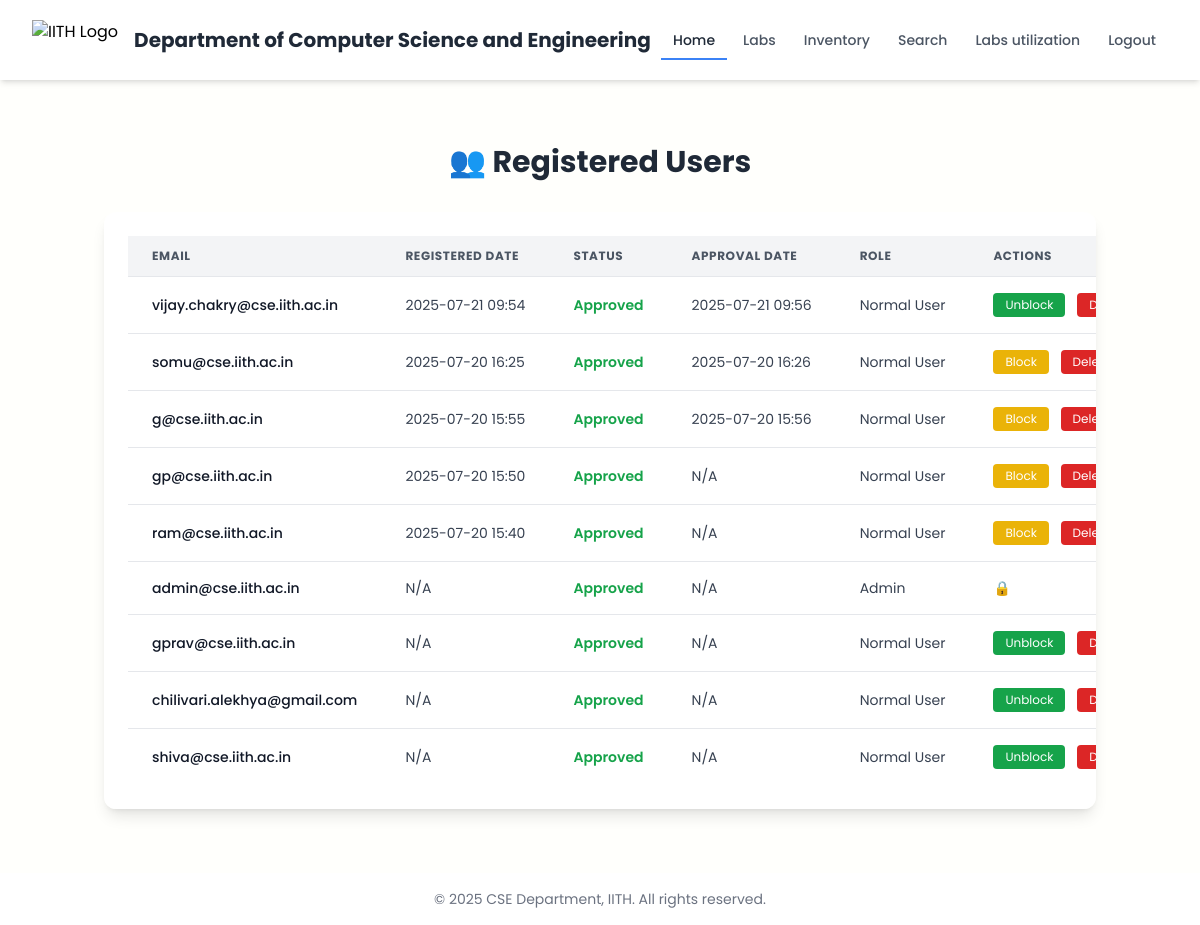
The app's page /registered_users (signed in), older data.
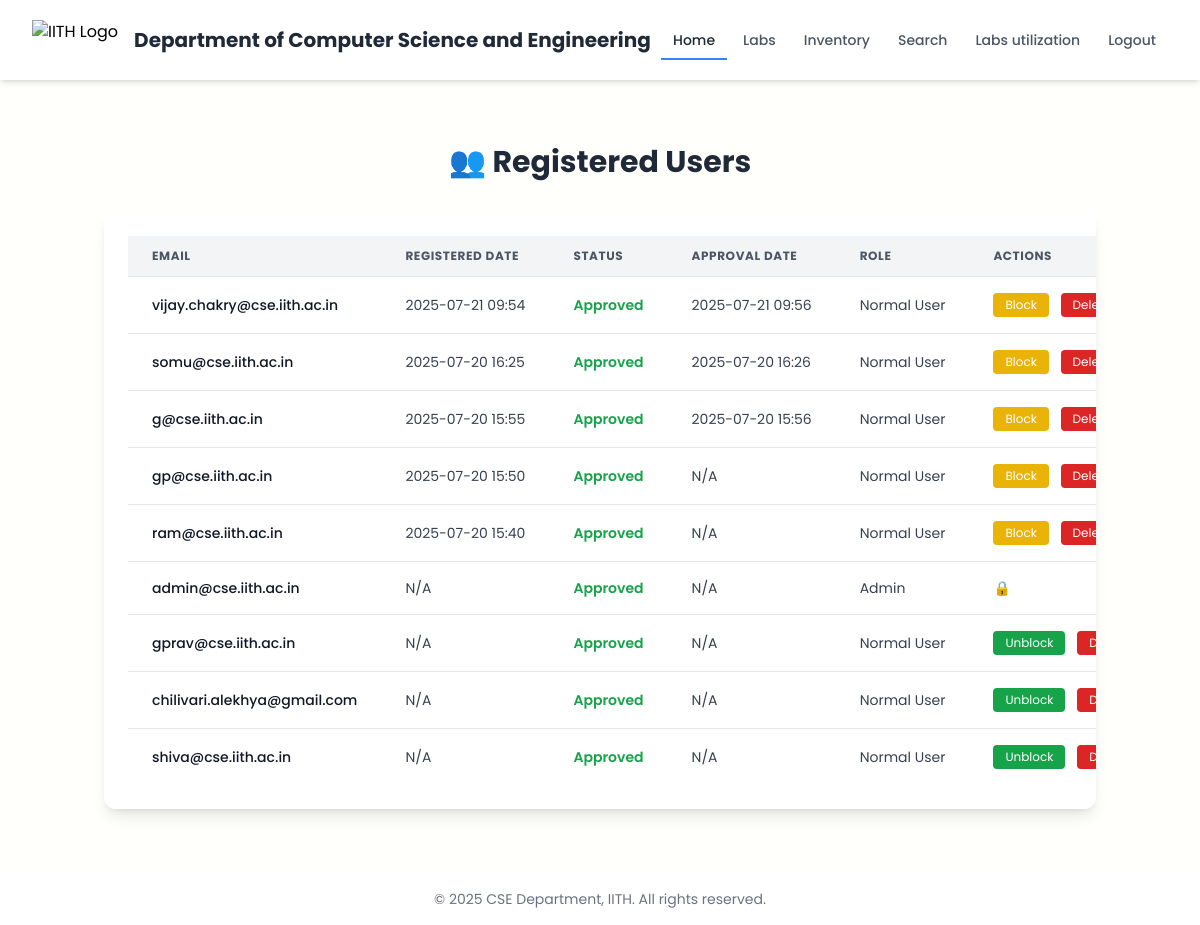
The same page, newer data.
### models.py (models this page shows)
class User(db.Model, UserMixin):
    id = db.Column(db.Integer, primary_key=True)
    email = db.Column(db.String(150), unique=True, nullable=False)
    password = db.Column(db.String(150), nullable=False)
    is_approved = db.Column(db.Boolean, default=False)
    reset_token = db.Column(db.String(100), nullable=True)
    reset_token_expiry = db.Column(db.DateTime, nullable=True)
    registered_at = db.Column(db.DateTime, default=datetime.utcnow)
    approved_at = db.Column(db.DateTime, nullable=True)
    is_active = db.Column(db.Boolean, default=True)  # New field to block login

### app.py (the view)
@app.route('/registered_users')
@login_required
def registered_users():
    if current_user.email != "admin@cse.iith.ac.in":
        flash("Access denied.", "danger")
        return redirect("/login_home")
    users = User.query.order_by(User.registered_at.desc()).all()
    return render_template("registered_users.html", all_users=users)

### app.py (called while the page is built)
@login_manager.user_loader
def load_user(user_id):
    return User.query.get(int(user_id))

### templates/registered_users.html
{% extends "login_home.html" %}
{% block content %}
<div class="container mx-auto py-10">
  <h1 class="text-3xl font-bold text-center mb-8 text-gray-800">👥 Registered Users</h1>
  <div class="overflow-x-auto bg-white rounded-xl shadow-lg p-6">
    <table class="min-w-full divide-y divide-gray-200">
      <thead class="bg-gray-100">
        <tr>
          <th class="px-6 py-3 text-left text-xs font-bold text-gray-600 uppercase tracking-wider">Email</th>
          <th class="px-6 py-3 text-left text-xs font-bold text-gray-600 uppercase tracking-wider">Registered Date</th>
          <th class="px-6 py-3 text-left text-xs font-bold text-gray-600 uppercase tracking-wider">Status</th>
          <th class="px-6 py-3 text-left text-xs font-bold text-gray-600 uppercase tracking-wider">Approval Date</th>
          <th class="px-6 py-3 text-left text-xs font-bold text-gray-600 uppercase tracking-wider">Role</th>
          <th class="px-6 py-3 text-left text-xs font-bold text-gray-600 uppercase tracking-wider">Actions</th>
        </tr>
      </thead>
      <tbody class="bg-white divide-y divide-gray-200">
        {% for user in all_users %}
        <tr>
          <td class="px-6 py-4 whitespace-nowrap text-sm font-medium text-gray-900">{{ user.email }}</td>
          <td class="px-6 py-4 whitespace-nowrap text-sm text-gray-700">
            {{ user.registered_at.strftime('%Y-%m-%d %H:%M') if user.registered_at else "N/A" }}
          </td>
          <td class="px-6 py-4 whitespace-nowrap text-sm">
            {% if user.is_approved %}
              <span class="text-green-600 font-semibold">Approved</span>
            {% elif user.approved_at %}
              <span class="text-red-600 font-semibold">Rejected</span>
            {% else %}
              <span class="text-yellow-600 font-semibold">Pending</span>
            {% endif %}
          </td>
          <td class="px-6 py-4 whitespace-nowrap text-sm text-gray-700">
            {{ user.approved_at.strftime('%Y-%m-%d %H:%M') if user.approved_at else "N/A" }}
          </td>
          <td class="px-6 py-4 whitespace-nowrap text-sm text-gray-700">
            {{ "Admin" if user.email == "admin@cse.iith.ac.in" else "Normal User" }}
          </td>
          <td class="px-6 py-4 whitespace-nowrap text-sm">
  {% if user.email != 'admin@cse.iith.ac.in' %}
    <a href="{{ url_for('toggle_user', user_id=user.id) }}"
       class="inline-block px-3 py-1 rounded text-white text-xs {{ 'bg-yellow-500' if user.is_active else 'bg-green-600' }}">
      {{ 'Block' if user.is_active else 'Unblock' }}
    </a>
    <a href="{{ url_for('delete_user', user_id=user.id) }}"
       class="inline-block px-3 py-1 bg-red-600 text-white rounded text-xs ml-2"
       onclick="return confirm('Are you sure you want to delete this user?');">
      Delete
    </a>
  {% else %}
    🔒
  {% endif %}
</td>
        </tr>
        {% endfor %}
      </tbody>
    </table>
  </div>
</div>
{% endblock %}

Row changes from the older to the newer data that the page shows:
changed User "vijay.chakry@cse.iith.ac.in": is_active "Unblock" → "Block"
